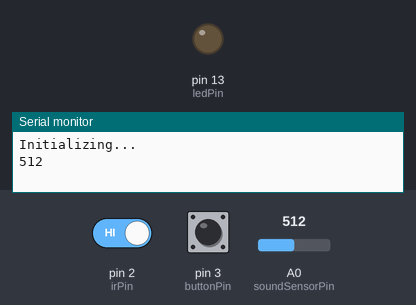
A sketch run on a simulated Arduino Uno, built with avr-gcc and run on an emulated ATmega328P. On the bench: output pins drawn as LEDs (lit = HIGH), the last lines printed to the serial monitor. The test bench sets the inputs (shaded band); at power-on: pin 2 (irPin) HIGH, pin 3 (buttonPin) HIGH, A0 (soundSensorPin) = 512. The modem accepts every AT command (registered, SIM ready, sends succeed) and sends nothing else.

Above: at 4.2 s.
4.3 s: pin 2 (irPin) driven LOW
At 7.9 s:
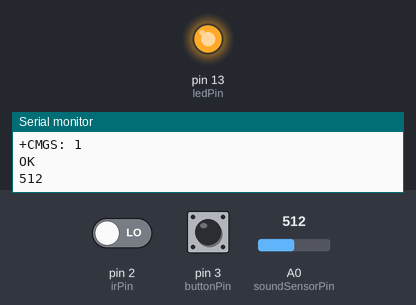
13.0 s: pin 2 (irPin) driven HIGH
At 13.7 s:
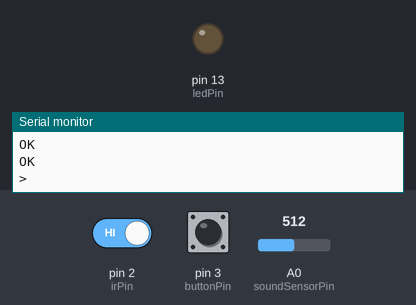
Timing chart, 0 to 16.0 s (numbered marks = the images above; inputs shaded):
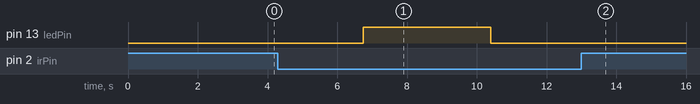

The sketch:

gsm_sim_800c_with_IR.ino
```cpp
#include <SoftwareSerial.h>
SoftwareSerial mySerial(10, 11);
const int ledPin = 13;
const int irPin = 2; // IR sensor pin
const int buttonPin = 3; // Button pin
bool motionDetected = false;
int IR_state;
int buttonState;
const int soundSensorPin = A0; // Analog pin connected to the output of the sound sensor
const int threshold = 900;     // Threshold for detecting a clap (adjust as needed)
bool clapDetected = false;
void setup() {
  pinMode(ledPin, OUTPUT);
  pinMode(irPin, INPUT);
  pinMode(buttonPin, INPUT_PULLUP); // Assuming the button is connected to ground

  digitalWrite(ledPin, LOW);

  Serial.begin(9600);
  mySerial.begin(9600);
  Serial.println("Initializing...");
  delay(1000);
  mySerial.println("AT+CMGF=1"); // Set SMS to text mode
  delay(1000);
  mySerial.println("AT+CNMI=1,2,0,0,0"); // Set module to automatically show new SMS
  delay(1000);
}

void loop() {
  // Read the analog value from the sound sensor
  int sensorValue = analogRead(soundSensorPin);

  // Print the sensor value to the Serial Monitor for debugging
  Serial.println(sensorValue);

  // Check if motion is detected by IR sensor

  IR_state=digitalRead(irPin);
  buttonState = digitalRead(buttonPin);
  if ( IR_state== LOW ) {
    motionDetected = true;
    digitalWrite(ledPin, HIGH);
    SendMessage("Motion detected!");
  }

  // If the sensor value is above the threshold, turn on the LED
 /*if (sensorValue > threshold) {
    digitalWrite(ledPin, HIGH);  // Turn on the LED
    clapDetected = true;
    SendMessage("SOUND DETECTED!");
    delay(500);                  // Delay to avoid multiple detections from a single clap
 }
 */
  // Check if the reset button is pressed
  if ( buttonState== HIGH) {
      clapDetected = false;
      motionDetected = false;
      digitalWrite(ledPin, LOW);
      delay(50); // Debounce delay
      SendMessage("System reset!");
    }


  // Check if there are any messages from GSM module
  if (mySerial.available()) {
    RecieveMessage();
  }
}

String readSerial() {
  delay(100);
  if (mySerial.available()) {
    return mySerial.readString();
  }
  return "";
}

void SendMessage(String text) {
  mySerial.println("AT+CMGF=1");
  delay(100);
  Serial.println(readSerial());
  mySerial.println("AT+CMGS=\"+255626561774\"");
  delay(100);
  Serial.println(readSerial());
  mySerial.println(text);
  mySerial.println((char)26);
  delay(100);
  Serial.println(readSerial());
}

void RecieveMessage() {
  if (mySerial.available()) {
    String message = mySerial.readString();
    Serial.println("Message received: " + message);
  }
}
```

Measured:
- after the input at 4.3 s, pin 13 (ledPin): LOW → HIGH after 2.4 s, → LOW 3.7 s later
- after the input at 13.0 s, pin 13 (ledPin): stays LOW (without the input it goes to HIGH after 1.1 s)
